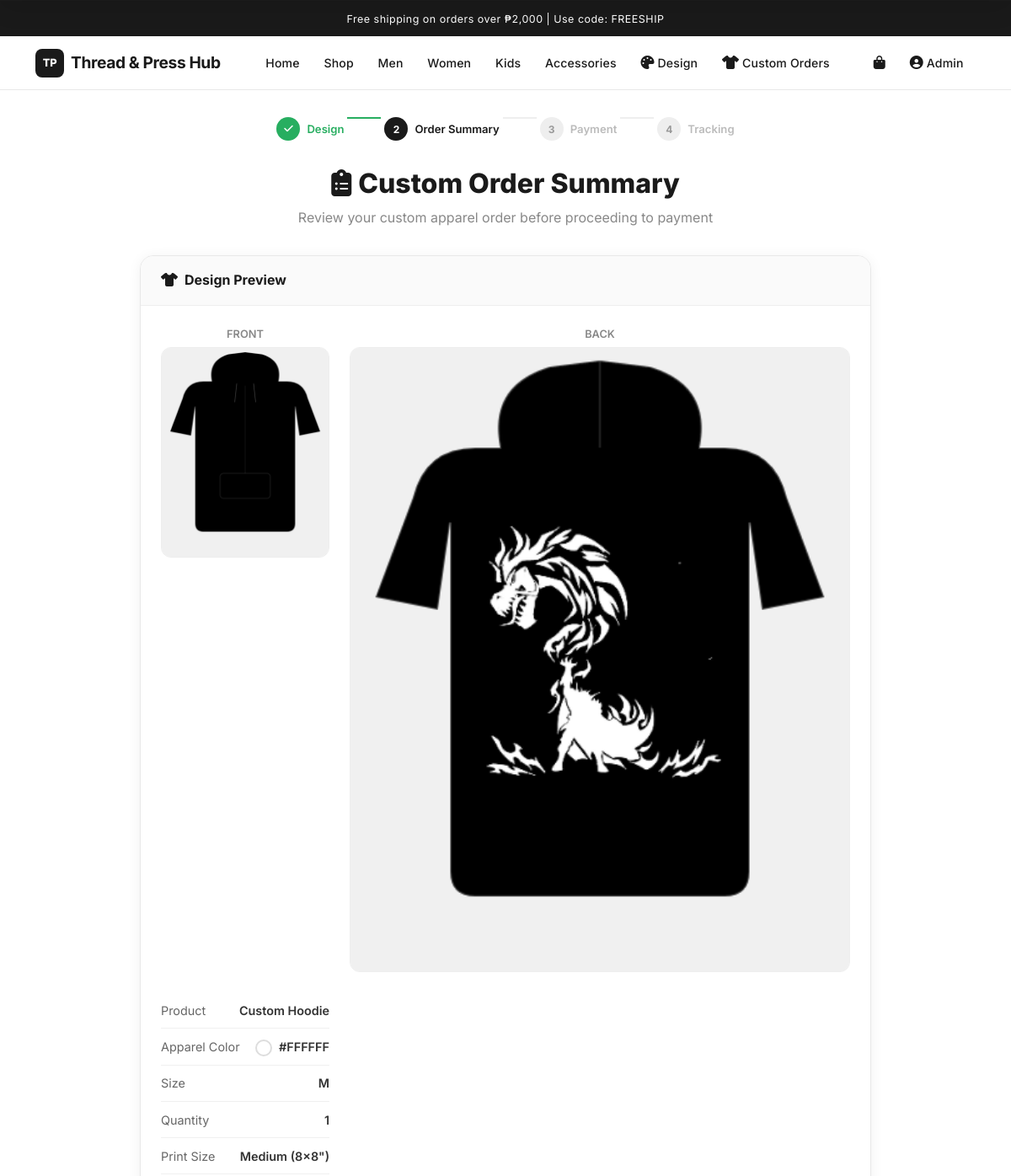
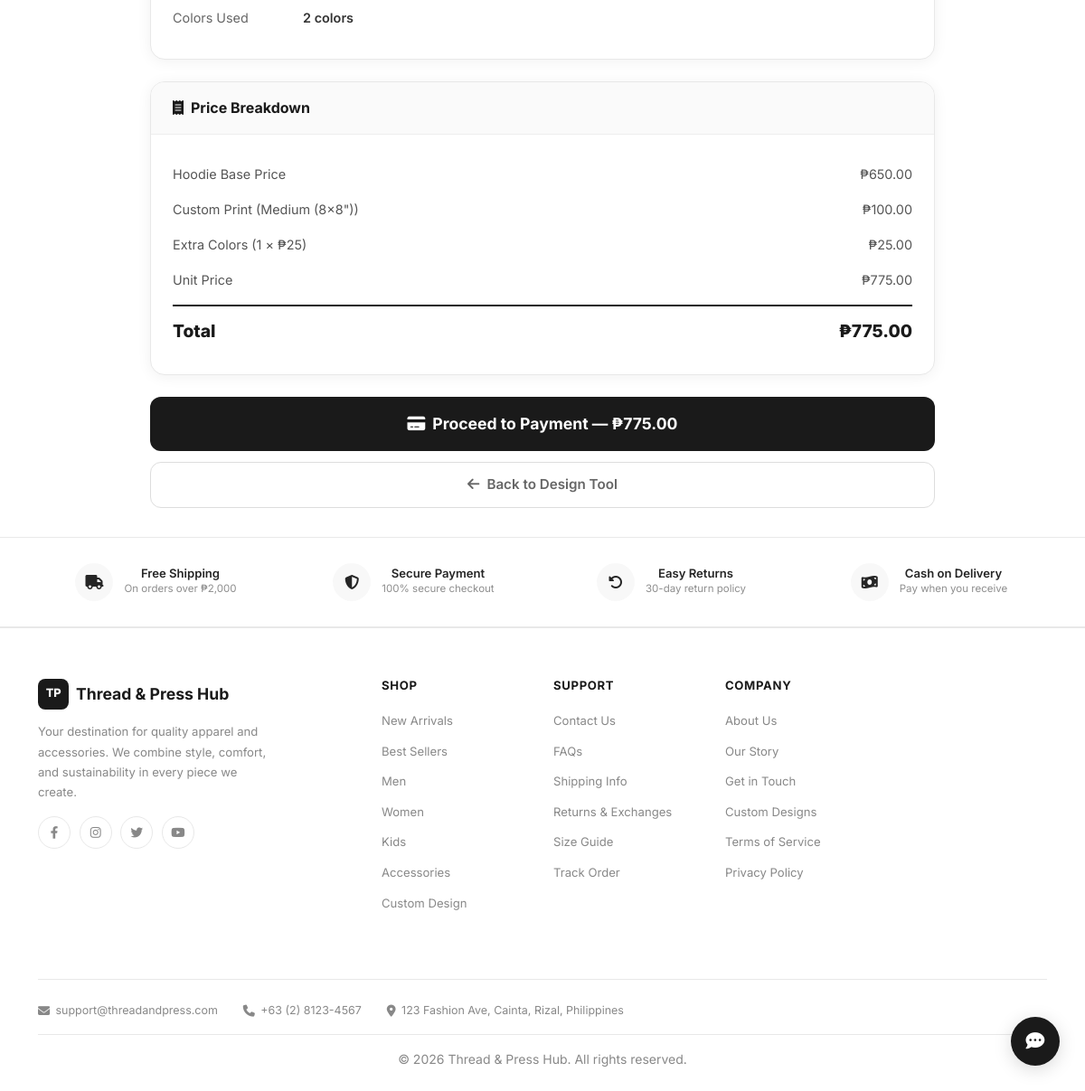
/custom-order-summary.php?design_id=6 (signed in), run on the app's committed database (2 pictures, top to bottom).
### tables this page shows
CREATE TABLE `custom_designs` (
  `id` int(11) NOT NULL,
  `user_id` int(11) NOT NULL,
  `product_type` varchar(50) NOT NULL DEFAULT 'tshirt',
  `design_image` longtext NOT NULL,
  `design_image_back` longtext DEFAULT NULL,
  `design_data` longtext DEFAULT NULL CHECK (json_valid(`design_data`)),
  `notes` text DEFAULT NULL,
  `status` enum('pending','approved','revision','completed','cancelled') DEFAULT 'pending',
  `admin_notes` text DEFAULT NULL,
  `order_id` int(11) DEFAULT NULL,
  `created_at` timestamp NOT NULL DEFAULT current_timestamp(),
  `updated_at` timestamp NOT NULL DEFAULT current_timestamp() ON UPDATE current_timestamp()
);

### custom-order-summary.php (the view, shortened to what this page needs)
<?php
require 'includes/config.php';
$designId = intval($_GET['design_id'] ?? 0);
$stmt = $conn->prepare("SELECT * FROM custom_designs WHERE id = ? AND user_id = ?");
$stmt->bind_param("ii", $designId, $_SESSION['user_id']);
$stmt->execute();
$design = $stmt->get_result()->fetch_assoc();
$apparelType = in_array($_GET['type'] ?? '', ['tshirt', 'hoodie', 'polo']) ? $_GET['type'] : $design['product_type'];
$apparelColor = preg_match('/^#[0-9A-Fa-f]{6}$/', $_GET['color'] ?? '') ? $_GET['color'] : '#FFFFFF';
$size = in_array($_GET['size'] ?? '', ['XS', 'S', 'M', 'L', 'XL', '2XL']) ? $_GET['size'] : 'M';
$quantity = max(1, min(100, intval($_GET['qty'] ?? 1)));
$printSize = in_array($_GET['print_size'] ?? '', ['small', 'medium', 'large', 'full']) ? $_GET['print_size'] : 'medium';
$basePrices = ['tshirt' => 350, 'hoodie' => 650, 'polo' => 450];
$printSizePrices = ['small' => 50, 'medium' => 100, 'large' => 180, 'full' => 300];
$basePrice = $basePrices[$apparelType] ?? 350;
$printCost = $printSizePrices[$printSize] ?? 100;
$designData = json_decode($design['design_data'] ?? '{}', true);
$colorsUsed = max(1, intval($designData['colorsUsed'] ?? 1));
$colorCost = max(0, ($colorsUsed - 1)) * 25;
$unitPrice = $basePrice + $printCost + $colorCost;
$subtotal = $unitPrice * $quantity;
$discountPercent = 0;
$discountAmount = $subtotal * $discountPercent;
$totalPrice = $subtotal - $discountAmount;
$typeNames = ['tshirt' => 'T-Shirt', 'hoodie' => 'Hoodie', 'polo' => 'Polo'];
$typeName = $typeNames[$apparelType] ?? 'T-Shirt';
$printSizeNames = ['small' => 'Small (4×4")', 'medium' => 'Medium (8×8")', 'large' => 'Large (12×12")', 'full' => 'Full Print'];
?>
<?php include 'includes/header/header.php'; ?>
<div class="order-summary-container">
    <div class="order-steps">
        <div class="order-step completed">
            <span class="step-num"><i class="fas fa-check"></i></span>
            Design
        </div>
        <div class="step-connector completed"></div>
        <div class="order-step active">
            <span class="step-num">2</span>
            Order Summary
        </div>
        <div class="step-connector"></div>
        <div class="order-step">
            <span class="step-num">3</span>
            Payment
        </div>
        <div class="step-connector"></div>
        <div class="order-step">
            <span class="step-num">4</span>
            Tracking
        </div>
    </div>
    <div class="order-summary-header">
        <h1><i class="fas fa-clipboard-list me-2"></i>Custom Order Summary</h1>
        <p>Review your custom apparel order before proceeding to payment</p>
    </div>
    <div class="summary-card">
        <div class="summary-card-header">
            <i class="fas fa-shirt me-2"></i>Design Preview
        </div>
        <div class="summary-card-body">
            <div class="design-preview-row">
                <div>
                    <div style="text-align:center; margin-bottom:0.3rem; font-weight:600; font-size:0.8rem; color:#888;">FRONT</div>
                    <img src="<?php echo htmlspecialchars($design['design_image']); ?>" class="design-preview-img" alt="Your Design (Front)" onerror="this.src='https://placehold.co/300x400/f0f0f0/999?text=Design'">
                </div>
                <?php if (!empty($design['design_image_back'])): ?>
                <div>
                    <div style="text-align:center; margin-bottom:0.3rem; font-weight:600; font-size:0.8rem; color:#888;">BACK</div>
                    <img src="<?php echo htmlspecialchars($design['design_image_back']); ?>" class="design-preview-img" alt="Your Design (Back)" onerror="this.src='https://placehold.co/300x400/f0f0f0/999?text=Back'">
                </div>
                <?php endif; ?>
                <div>
                    <ul class="design-details-list">
                        <li>
                            <span class="label">Product</span>
                            <span class="value">Custom <?php echo htmlspecialchars($typeName); ?></span>
                        </li>
                        <li>
                            <span class="label">Apparel Color</span>
                            <span class="value"><span class="color-swatch" style="background:<?php echo htmlspecialchars($apparelColor); ?>"></span> <?php echo htmlspecialchars($apparelColor); ?></span>
                        </li>
                        <li>
                            <span class="label">Size</span>
                            <span class="value"><?php echo htmlspecialchars($size); ?></span>
                        </li>
                        <li>
                            <span class="label">Quantity</span>
                            <span class="value"><?php echo $quantity; ?></span>
                        </li>
                        <li>
                            <span class="label">Print Size</span>
                            <span class="value"><?php echo htmlspecialchars($printSizeNames[$printSize] ?? 'Medium'); ?></span>
                        </li>
                        <li>
                            <span class="label">Colors Used</span>
                            <span class="value"><?php echo $colorsUsed; ?> color<?php echo $colorsUsed > 1 ? 's' : ''; ?></span>
                        </li>
                    </ul>
                </div>
            </div>
        </div>
    </div>
    <div class="summary-card">
        <div class="summary-card-header">
            <i class="fas fa-receipt me-2"></i>Price Breakdown
        </div>
        <div class="summary-card-body">
            <ul class="price-breakdown">
                <li>
                    <span><?php echo htmlspecialchars($typeName); ?> Base Price</span>
                    <span>₱<?php echo number_format($basePrice, 2); ?></span>
                </li>
                <li>
                    <span>Custom Print (<?php echo htmlspecialchars($printSizeNames[$printSize] ?? 'Medium'); ?>)</span>
                    <span>₱<?php echo number_format($printCost, 2); ?></span>
                </li>
                <?php if ($colorCost > 0): ?>
                <li>
                    <span>Extra Colors (<?php echo $colorsUsed - 1; ?> × ₱25)</span>
                    <span>₱<?php echo number_format($colorCost, 2); ?></span>
                </li>
                <?php endif; ?>
                <li>
                    <span>Unit Price</span>
                    <span>₱<?php echo number_format($unitPrice, 2); ?></span>
                </li>
                <li class="total-row">
                    <span>Total</span>
                    <span>₱<?php echo number_format($totalPrice, 2); ?></span>
                </li>
            </ul>
        </div>
    </div>
    <form method="POST">
        <button type="submit" class="btn-proceed">
            <i class="fas fa-credit-card me-2"></i>Proceed to Payment — ₱<?php echo number_format($totalPrice, 2); ?>
        </button>
    </form>
    <a href="custom-design.php" class="btn-back">
        <i class="fas fa-arrow-left me-2"></i>Back to Design Tool
    </a>
</div>
<?php include 'includes/footer/footer.php'; ?>

### css/style.css (style rules this page uses)
* { margin: 0; padding: 0; box-sizing: border-box; }
html, body { margin: 0 !important; padding: 0 !important; }
:root { --primary: #1a1a1a; --primary-light: #333333; --secondary: #666666; --accent: #c8a96e; --accent-hover: #b89555; --text-dark: #1a1a1a; --text-medium: #555555; --text-light: #888888; --bg-white: #ffffff; --bg-light: #f8f8f8; --bg-gray: #f2f2f2; --border-light: #e8e8e8; --border-medium: #d0d0d0; --success: #22c55e; --danger: #ef4444; --warning: #f59e0b; --info: #3b82f6; --shadow-sm: 0 1px 3px rgba(0,0,0,0.06); --shadow-md: 0 4px 12px rgba(0,0,0,0.08); --shadow-lg: 0 8px 30px rgba(0,0,0,0.12); --radius-sm: 8px; --radius-md: 12px; --radius-lg: 16px; --radius-xl: 24px; --transition: all 0.25s ease; --coffee-dark: #1a1a1a; --coffee-brown: #333333; --coffee-light: #666666; --coffee-cream: #f2f2f2; --accent-green: #1a1a1a; }
body { font-family: 'Inter', -apple-system, BlinkMacSystemFont, 'Segoe UI', Roboto, sans-serif; color: var(--text-dark); background-color: var(--bg-white); line-height: 1.6; -webkit-font-smoothing: antialiased; -moz-osx-font-smoothing: grayscale; padding-top: 0 !important; }
.color-swatch { width: 24px; height: 24px; border-radius: 50%; border: 2px solid var(--border-light); cursor: pointer; transition: var(--transition); display: inline-block; }

### custom-order-summary.php (style rules this page uses)
.order-summary-container { max-width: 900px; margin: 0 auto; padding: 2rem 1rem; }
.order-summary-header { text-align: center; margin-bottom: 2rem; }
.order-summary-header h1 { font-size: 2rem; font-weight: 800; color: var(--text-dark, #1a1a1a); }
.order-summary-header p { color: var(--text-light, #666); }
.summary-card { background: #fff; border-radius: 16px; border: 1px solid var(--border-light, #e5e5e5); box-shadow: 0 2px 16px rgba(0,0,0,0.06); overflow: hidden; margin-bottom: 1.5rem; }
.summary-card-header { padding: 1rem 1.5rem; background: #fafafa; border-bottom: 1px solid #eee; font-weight: 700; font-size: 1rem; }
.summary-card-body { padding: 1.5rem; }
.design-preview-row { display: grid; grid-template-columns: 200px 1fr; gap: 1.5rem; align-items: start; }
.design-preview-img { width: 100%; border-radius: 12px; border: 1px solid #eee; background: #f8f9fa; }
.design-details-list { list-style: none; padding: 0; margin: 0; }
.design-details-list li { display: flex; justify-content: space-between; padding: 0.6rem 0; border-bottom: 1px solid #f0f0f0; font-size: 0.9rem; }
.design-details-list li:last-child { border-bottom: none; }
.design-details-list .label { color: #666; }
.design-details-list .value { font-weight: 600; color: #333; }
.price-breakdown { list-style: none; padding: 0; margin: 0; }
.price-breakdown li { display: flex; justify-content: space-between; padding: 0.5rem 0; font-size: 0.9rem; color: #555; }
.price-breakdown li.total-row { border-top: 2px solid var(--accent-green, #2d6a4f); margin-top: 0.5rem; padding-top: 0.75rem; font-size: 1.2rem; font-weight: 800; color: var(--accent-green, #2d6a4f); }
.color-swatch { display: inline-block; width: 20px; height: 20px; border-radius: 50%; border: 2px solid #ddd; vertical-align: middle; margin-right: 0.3rem; }
.btn-proceed { display: block; width: 100%; padding: 1rem; background: var(--accent-green, #2d6a4f); color: #fff; border: none; border-radius: 12px; font-size: 1.1rem; font-weight: 700; cursor: pointer; transition: all 0.2s; }
.btn-back { display: block; width: 100%; padding: 0.75rem; background: #fff; color: #666; border: 1px solid #ddd; border-radius: 12px; font-size: 0.95rem; font-weight: 600; cursor: pointer; text-align: center; text-decoration: none; transition: all 0.2s; margin-top: 0.75rem; }
.order-steps { display: flex; justify-content: center; gap: 0; margin-bottom: 2rem; }
.order-step { display: flex; align-items: center; gap: 0.5rem; font-size: 0.82rem; color: #bbb; font-weight: 600; }
.order-step.active { color: var(--accent-green, #2d6a4f); }
.order-step.completed { color: #27ae60; }
.order-step .step-num { width: 28px; height: 28px; border-radius: 50%; display: flex; align-items: center; justify-content: center; font-size: 0.75rem; font-weight: 700; background: #eee; color: #999; }
.order-step.active .step-num { background: var(--accent-green, #2d6a4f); color: #fff; }
.order-step.completed .step-num { background: #27ae60; color: #fff; }
.step-connector { width: 40px; height: 2px; background: #eee; margin: 0 0.25rem; }
.step-connector.completed { background: #27ae60; }

### data on the page
custom_designs: design_image (picture), design_image_back (picture), product_type "Hoodie", design_data "2", product_type "650.00", $colorsUsed-1 "1", design_data "25.00", unitPrice "775.00", totalPrice "775.00"

### other printed values
$_SESSION['user_name'] "Admin"
$apparelColor "#FFFFFF"
$size "M"
$quantity "1"
$printSizeNames[$printSize] "Medium (8×8\")"
$printCost "100.00"
